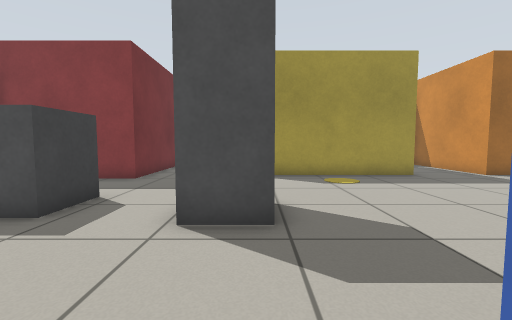
View 1 (above)

16 first-person views from a walk through a world built for the Gazebo simulator. The camera is 0.68 m above the floor, tilts 4° down and sees 90° across. The floor is counted in squares, 0.5 m on a side. Each view is taken from the middle of a square. On the plan, view 1 faces up. The plan holds only what a view shows up to about 13 squares ahead; the rest is blank.

View 2
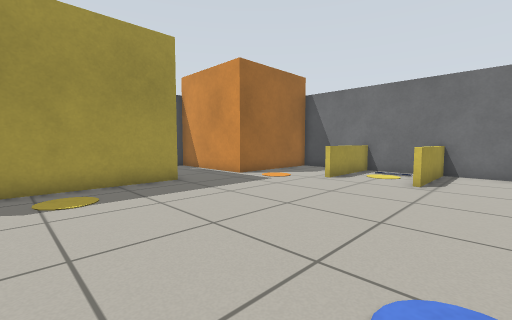

View 3
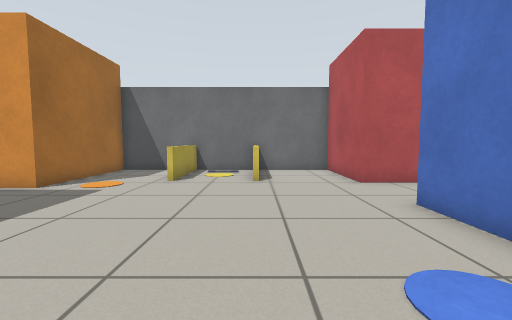

View 4
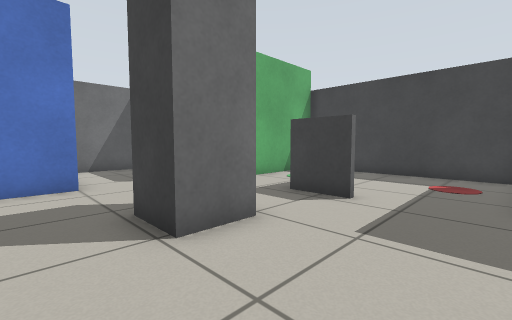

View 5
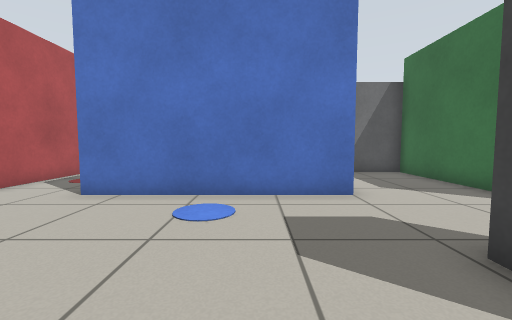

View 6
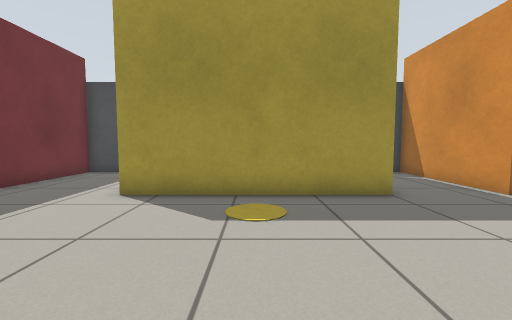

View 7
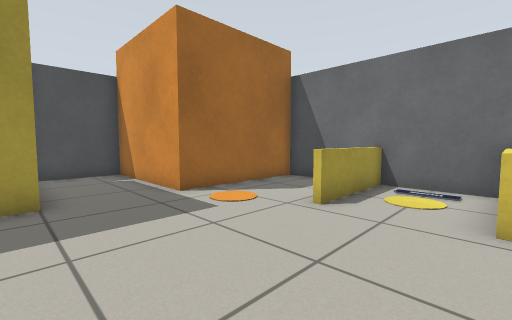

View 8
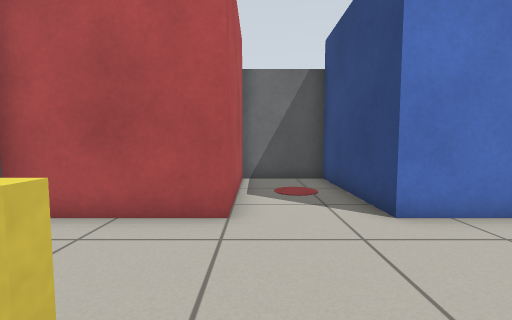

View 9
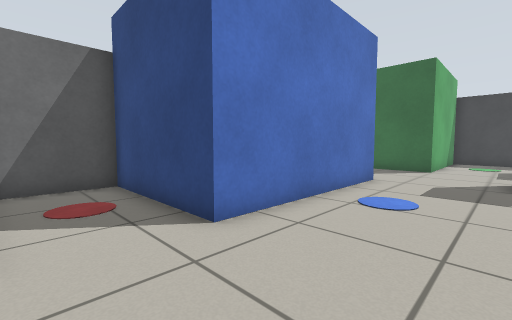

View 10
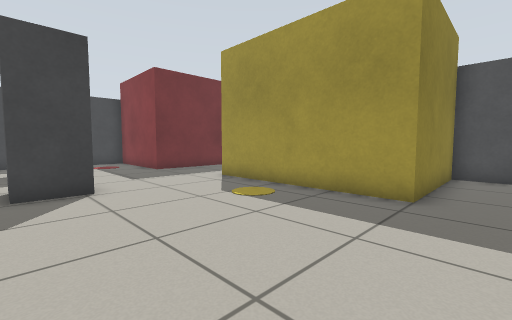

View 11
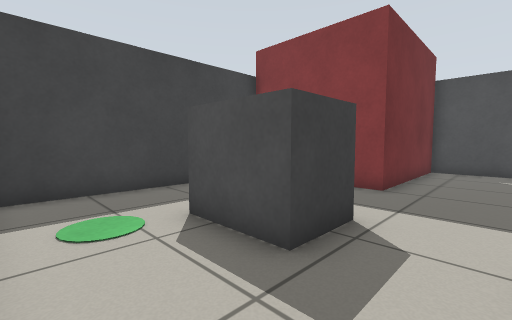

View 12
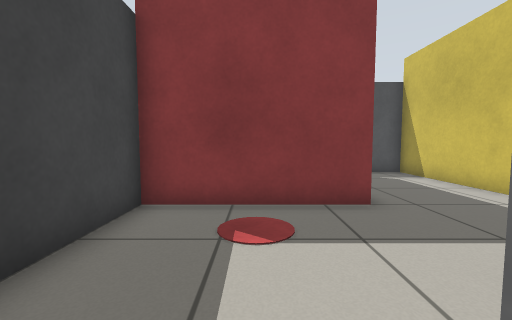

View 13
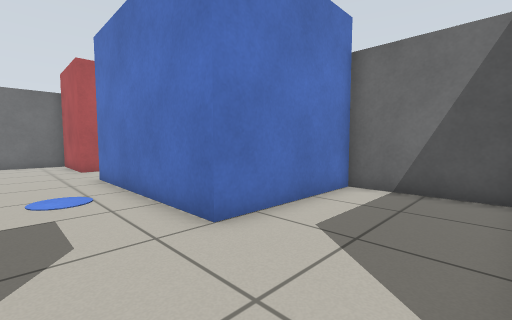

View 14
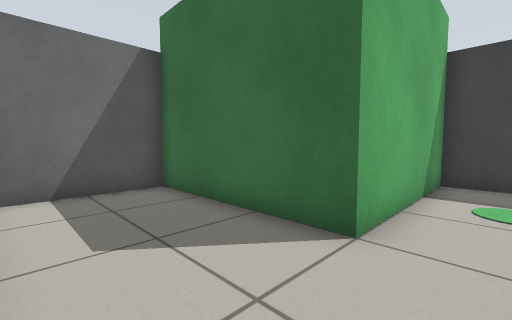

View 15
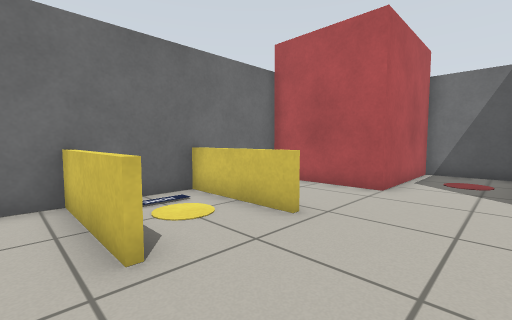

View 16
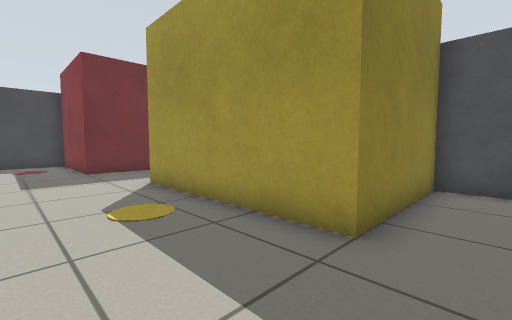

### Floor plan
Key: @ floor where view 1 was taken; # wall or solid block; . floor; B red box; R orange box; Y yellow box; P pillar; L blue box; G green box.
Columns run from 10 left of view 1 to 15 right of it. Each row starts with its distance up from view 1.
 16      ######     #####
 15      B....Y     Y...R
 14      B....Y     Y...R
 13      B....Y     Y...R
 12      B....Y     Y...R
 11      B....YYYYYYY...RRRRR#
 10 #BBBBB...................#
  9 #........................#
  8 #........................#
  7 #....................YYYY#
  6 #.....#..................#
  5 #...###..PP..............#
  4 #........PP..........YYYY#
  3 #........................#
  2 #........................#
  1 #GGGGGG..................#
  0       G...@LLLLLLL...BBBB#
 -1       G....L     L...B
 -2       G....L     L...B
 -3       G....L     L...B
 -4       G....L     L...B
 -5       ######     #####

Positions as (right, up) in squares from view 1, and headings:
1: (0, 0), facing up
2: (2, 2), facing up-right
3: (2, 4), facing right
4: (2, 9), facing down-left
5: (3, 7), facing down
6: (3, 4), facing up
7: (6, 4), facing up-right
8: (10, 5), facing down
9: (10, 4), facing down-left
10: (8, 4), facing up-left
11: (-2, 2), facing up-left
12: (-7, 4), facing up
13: (-3, 3), facing down-right
14: (0, 3), facing down-left
15: (8, 8), facing down-right
16: (8, 7), facing up-left
